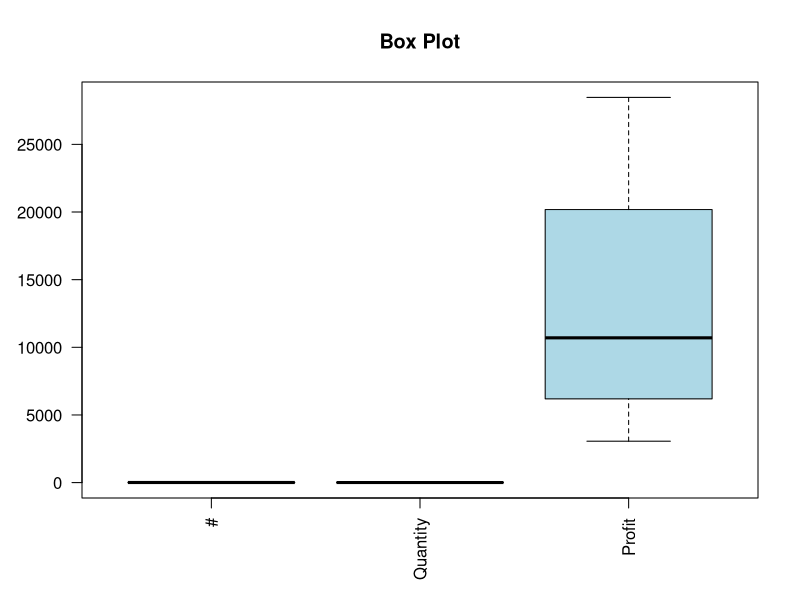

Source code (R):
# Box Plot
library(readxl)

# Read sheet 3 from Excel file
data <- read_excel("../datasets/BDA.xlsx", sheet = 3)

# Create box plot
boxplot(data[sapply(data, is.numeric)],
        main = "Box Plot",
        col = "lightblue",
        las = 2)
